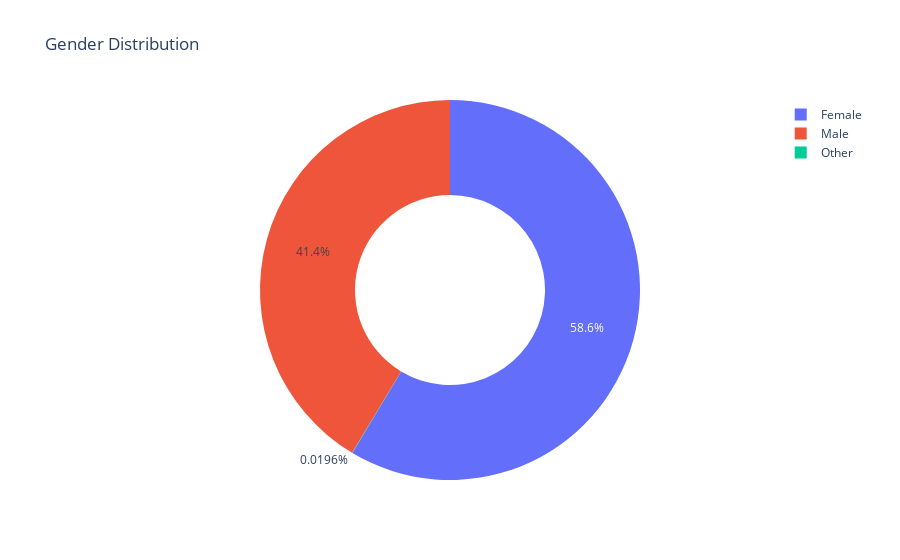

Notebook code cell kept with this figure:
### Code cell
pie_graph(data_eda, 'Gender Distribution','gender')

### Figure 1 — Plotly figure (JSON) as saved in the notebook; plotly's stock layout.template omitted (floating-point values rounded to 4 significant figures)
{"data": [{"hole": 0.5, "labels": ["Female", "Male", "Other"], "type": "pie", "values": [2994, 2115, 1]}], "layout": {"title": {"text": "Gender Distribution"}}}
